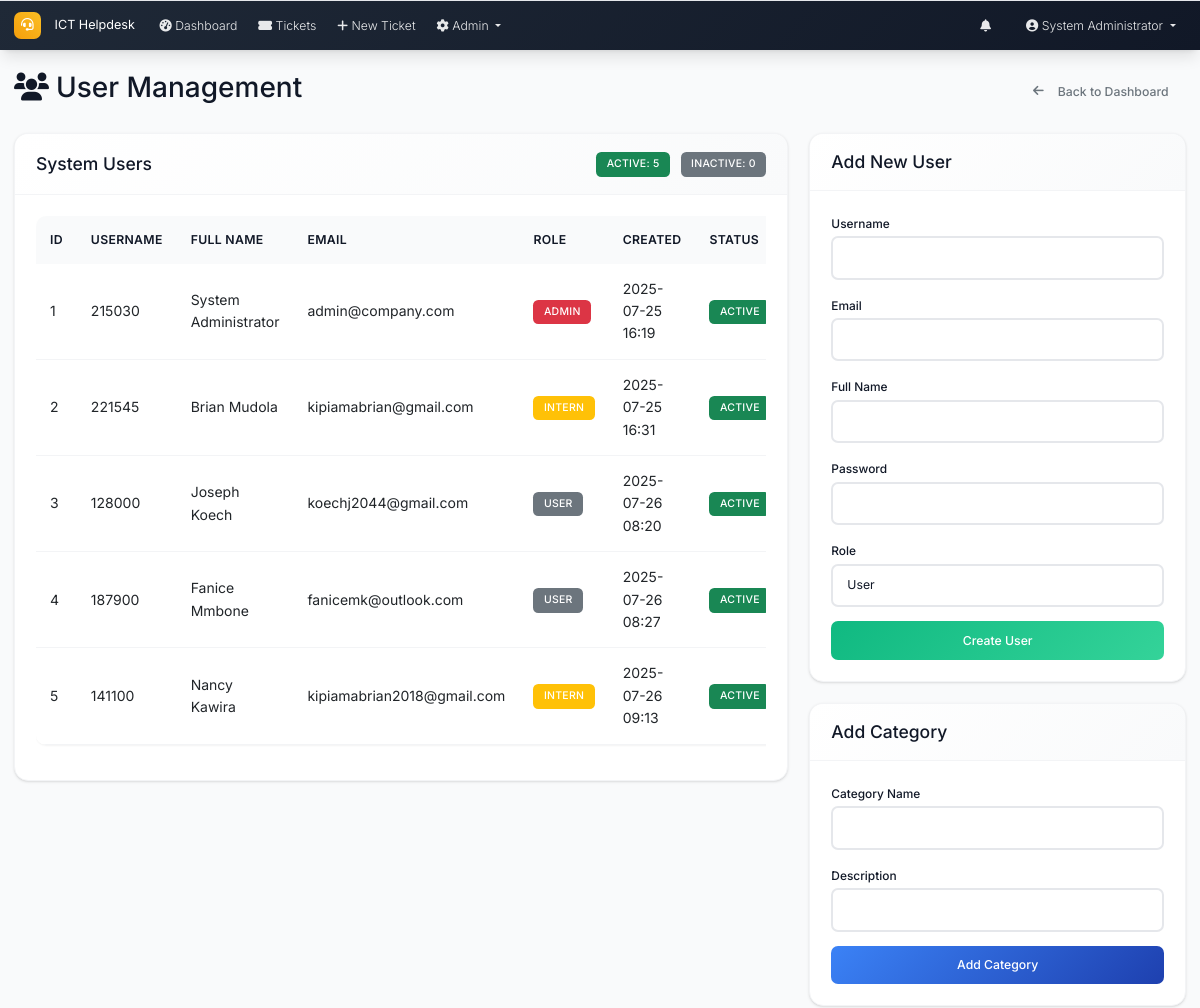
Before: /admin/users (signed in, upper part) with the older database file.
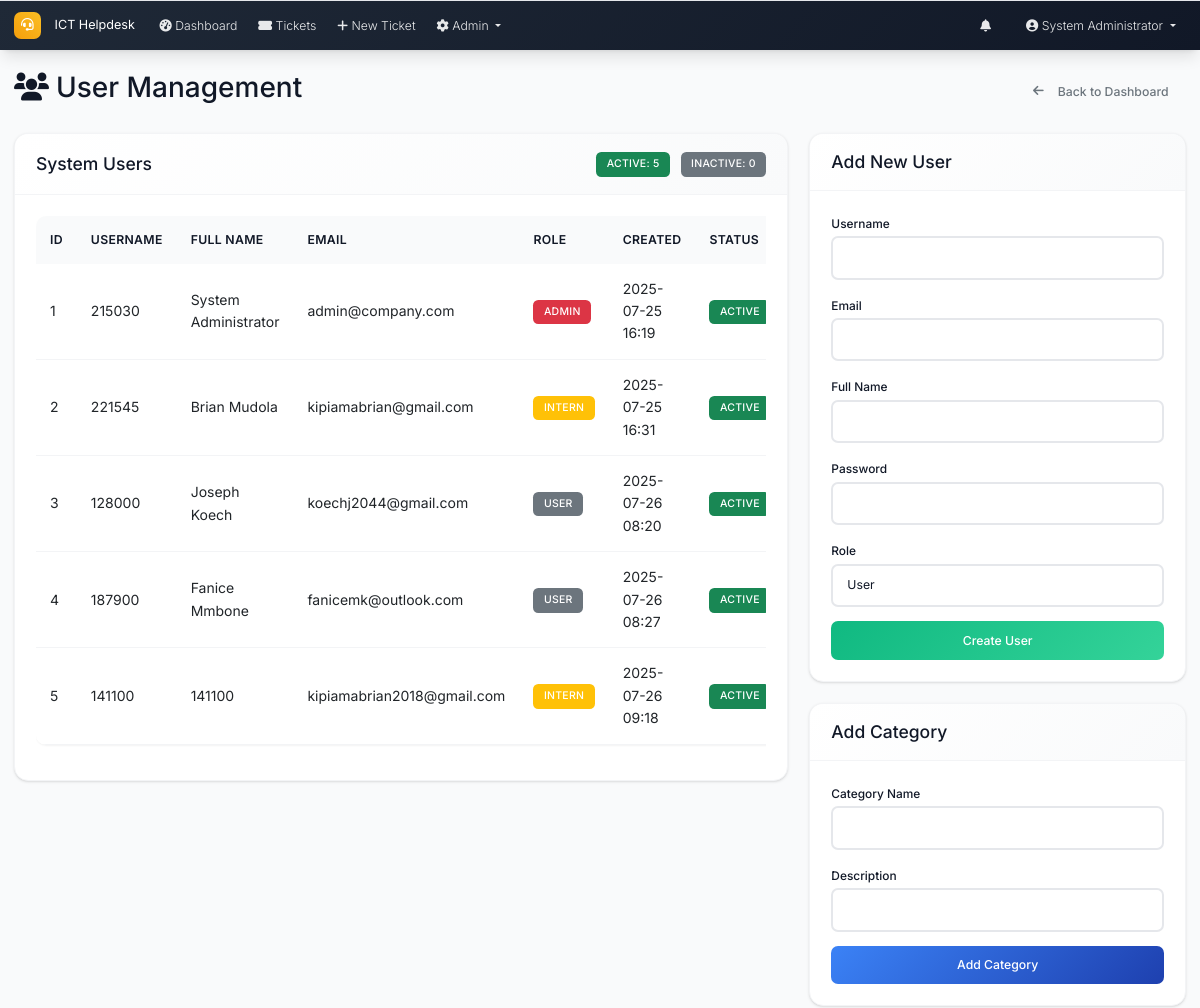
After: the same page with the newer database file.
### models.py (models this page shows, shortened)
class User(UserMixin, db.Model):
    id = db.Column(db.Integer, primary_key=True)
    username = db.Column(db.String(64), unique=True, nullable=False)
    email = db.Column(db.String(120), unique=True, nullable=False)
    password_hash = db.Column(db.String(256), nullable=False)
    full_name = db.Column(db.String(100), nullable=False)
    role = db.Column(db.String(20), nullable=False, default='user')  # admin, intern, user
    created_at = db.Column(db.DateTime, default=datetime.utcnow)
    is_active = db.Column(db.Boolean, default=True)
    is_verified = db.Column(db.Boolean, default=False)
    verification_token = db.Column(db.String(128), nullable=True)
    phone_number = db.Column(db.String(20), nullable=True)
    is_approved = db.Column(db.Boolean, default=False)
    approved_by_id = db.Column(db.Integer, db.ForeignKey('user.id'), nullable=True)
    approved_at = db.Column(db.DateTime, nullable=True)
    tickets_created = db.relationship('Ticket', foreign_keys='Ticket.created_by_id', backref='creator', lazy='dynamic')
    assigned_tickets = db.relationship('Ticket', secondary='ticket_assignees', back_populates='assignees', lazy='selectin')
    comments = db.relationship('Comment', backref='author', lazy='dynamic')

### routes.py (the view)
@app.route('/admin/users')
@login_required
def user_management():
    if current_user.role != 'admin':
        abort(403)
    users = User.query.all()
    form = UserManagementForm()
    admin_user_form = AdminUserForm()
    category_form = CategoryForm()
    status_form = UserStatusForm()
    categories = Category.query.all()
    return render_template('user_management.html', users=users, form=form,
                         admin_user_form=admin_user_form, category_form=category_form,
                         status_form=status_form, categories=categories)

### forms.py
class UserManagementForm(FlaskForm):
    user_id = IntegerField('User ID', validators=[DataRequired()])
    new_password = PasswordField('New Password', validators=[DataRequired(), Length(min=6)])
    confirm_password = PasswordField('Confirm Password', validators=[DataRequired(), EqualTo('new_password')])
    submit = SubmitField('Update Password')

class AdminUserForm(FlaskForm):
    username = StringField('Username', validators=[DataRequired(), Length(min=4, max=20)])
    email = StringField('Email', validators=[DataRequired(), Email()])
    full_name = StringField('Full Name', validators=[DataRequired(), Length(max=100)])
    password = PasswordField('Password', validators=[DataRequired(), Length(min=6)])
    role = SelectField('Role', choices=[('user', 'User'), ('intern', 'Intern'), ('admin', 'Admin')], default='user')
    submit = SubmitField('Create User')

### app.py (called while the page is built)
@login_manager.user_loader
def load_user(user_id):
    from models import User
    return User.query.get(int(user_id))

@app.context_processor
def inject_now():
    return {'now': datetime.utcnow}

### routes.py (called while the page is built)
@app.context_processor
def inject_datetime():
    return dict(datetime=datetime)

### templates/user_management.html (shortened to what the changed rows need)
{% extends "base.html" %}
{% block content %}
<div class="d-flex justify-content-between align-items-center mb-4">
    <h2><i class="fas fa-users me-2"></i>User Management</h2>
</div>
<div class="row">
    <div class="col-md-8">
        <div class="card">
            <div class="card-body">
                <div class="table-responsive">
                    <table class="table table-hover">
                        <thead>
                            <tr>
                                <th>ID</th>
                                <th>Username</th>
                                <th>Full Name</th>
                                <th>Email</th>
                                <th>Role</th>
                                <th>Created</th>
                                <th>Status</th>
                            </tr>
                        </thead>
                        <tbody>
                            {% for user in users %}
                            <tr>
                                <td>{{ user.id }}</td>
                                <td>{{ user.username }}</td>
                                <td>{{ user.full_name }}</td>
                                <td>{{ user.email }}</td>
                                <td>
                                    <span class="badge bg-{{ 'danger' if user.role == 'admin' else 'warning' if user.role == 'intern' else 'secondary' }}">
                                        {{ user.role.title() }}
                                    </span>
                                </td>
                                <td>{{ user.created_at|format_datetime }}</td>
                                <td>
                                    <span class="badge bg-{{ 'success' if user.is_active else 'secondary' }}">
                                        {{ 'Active' if user.is_active else 'Inactive' }}
                                    </span>
                                </td>
                            </tr>
                            {% endfor %}
                        </tbody>
                    </table>
                </div>
            </div>
        </div>
    </div>
</div>
{% endblock %}

Changed rows visible on the page:
changed User "kipiamabrian2018@gmail.com": full_name "Nancy Kawira" → "141100"; created_at "2025-07-26 09:13" → "2025-07-26 09:18"
